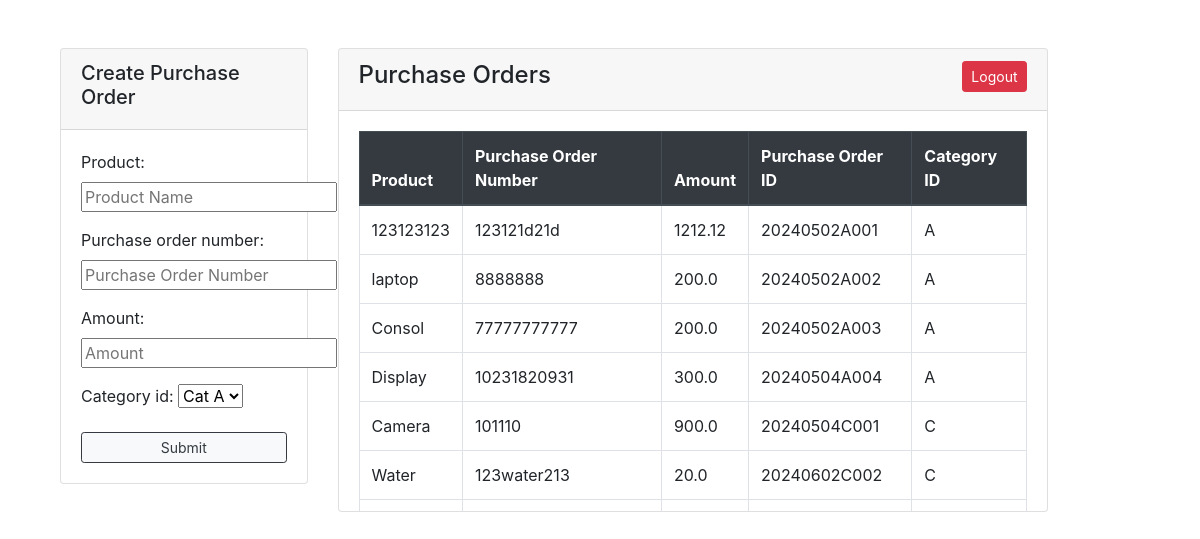
The app's page / (signed in) with its own data.
### app/models.py (models this page shows, shortened)
class PurchaseOrderTracker(models.Model):
    class Category(models.TextChoices):
        cat_A = 'A'
        cat_B = 'B'
        cat_C = 'C'
        cat_D = 'D'
    id = models.IntegerField(primary_key=True)
    product = models.CharField(max_length=225)
    purchase_order_number = models.CharField(max_length=225)
    amount = models.FloatField(max_length=5)
    category_id = models.CharField(max_length=1, choices=Category.choices, default='A')
    purchase_order_id = models.CharField(max_length=20, unique=True, editable=False)

### app/views.py (the view)
# urls.py: path("", views.create_purchase_order, name="create_purchase_order"),
@login_required
def create_purchase_order(request):
    if not request.user.is_authenticated: # will use this once auth part is fully done
        return redirect('login.html')
    error_message = None
    if request.method == 'POST':
        form = PurchaseOrderForm(request.POST)
        if form.is_valid():
            instance = form.save()
            category_id = instance.get_category_id_display()
            error_message = f'New category ID created: {category_id}'
            messages.success(request, error_message)
            return redirect('create_purchase_order')
    else:
        form = PurchaseOrderForm
    return render(request, 'create_purchase_order.html', {'form': form, 'orders': PurchaseOrderTracker.objects.all().order_by('category_id')})

### app/templates/create_purchase_order.html (shortened to what this page needs)
{% extends 'base.html' %}
{% load bootstrap %}
{% block content %}
    <div class="container mt-5">
        <div class="row">
            <div class="col-md-3 mb-2">
                <div class="card">
                    <div class="card-header">
                        <h5>Create Purchase Order</h5>
                    </div>
                    <div class="card-body">
                        <form method="post" class="form">
                            <div>
                                {% for field in form %}
                                    <div class="form-group">
                                        {{ field.label_tag }}
                                        {{ field }}
                                    </div>
                                {% endfor %}
                                <button type="submit" class="btn btn-outline-dark btn-light btn-sm btn-block">Submit</button>
                            </div>
                        </form>
                    </div>
                </div>
            </div>
            <div class="col-md-8 mb-2">
                <div class="card">
                    <div class="card-header">
                        <h4>
                            Purchase Orders
                            <a href="{% url 'logout' %}?next={% url 'login' %}" class="btn btn-danger btn-sm float-right">Logout</a>
                        </h4>
                    </div>
                    <div class="card-body" style="max-height: 400px; overflow-y: auto;">
                        <div class="table-responsive">
                            <table class="table table-bordered">
                                <thead class="thead-dark">
                                    <tr>
                                        <th>Product</th>
                                        <th>Purchase Order Number</th>
                                        <th>Amount</th>
                                        <th>Purchase Order ID</th>
                                        <th>Category ID</th>
                                    </tr>
                                </thead>
                                <tbody>
                                    {% for order in orders %}
                                    <tr>
                                        <td>{{ order.product }}</td>
                                        <td>{{ order.purchase_order_number }}</td>
                                        <td>{{ order.amount }}</td>
                                        <td>{{ order.purchase_order_id }}</td>
                                        <td>{{ order.category_id }}</td>
                                    </tr>
                                    {% endfor %}
                                </tbody>
                            </table>
                        </div>
                    </div>
                </div>
            </div>
        </div>
    </div>
{% endblock %}

### app/templates/base.html (shortened to what this page needs)
{% load static %}
<!doctype html>
<html lang="en">
  <head>
    <link rel="stylesheet" href="https://cdn.jsdelivr.net/npm/bootstrap@4.4.1/dist/css/bootstrap.min.css">
  </head>
  <body>
    <div class="container mt-4">
        {% block content %}
        {% endblock %}
    </div>
  </body>
</html>

### records on screen
PurchaseOrderTracker: product "123123123", purchase_order_number "123121d21d", amount "1212.12", purchase_order_id "20240502A001", category_id "A"
PurchaseOrderTracker: product "laptop", purchase_order_number "8888888", amount "200.0", purchase_order_id "20240502A002", category_id "A"
PurchaseOrderTracker: product "Consol", purchase_order_number "77777777777", amount "200.0", purchase_order_id "20240502A003", category_id "A"
PurchaseOrderTracker: product "Display", purchase_order_number "10231820931", amount "300.0", purchase_order_id "20240504A004", category_id "A"
PurchaseOrderTracker: product "Camera", purchase_order_number "101110", amount "900.0", purchase_order_id "20240504C001", category_id "C"
PurchaseOrderTracker: product "Water", purchase_order_number "123water213", amount "20.0", purchase_order_id "20240602C002", category_id "C"

### other values on screen
{{ field.label_tag }} "Product:" "Purchase order number:" "Amount:" "Category id:"
